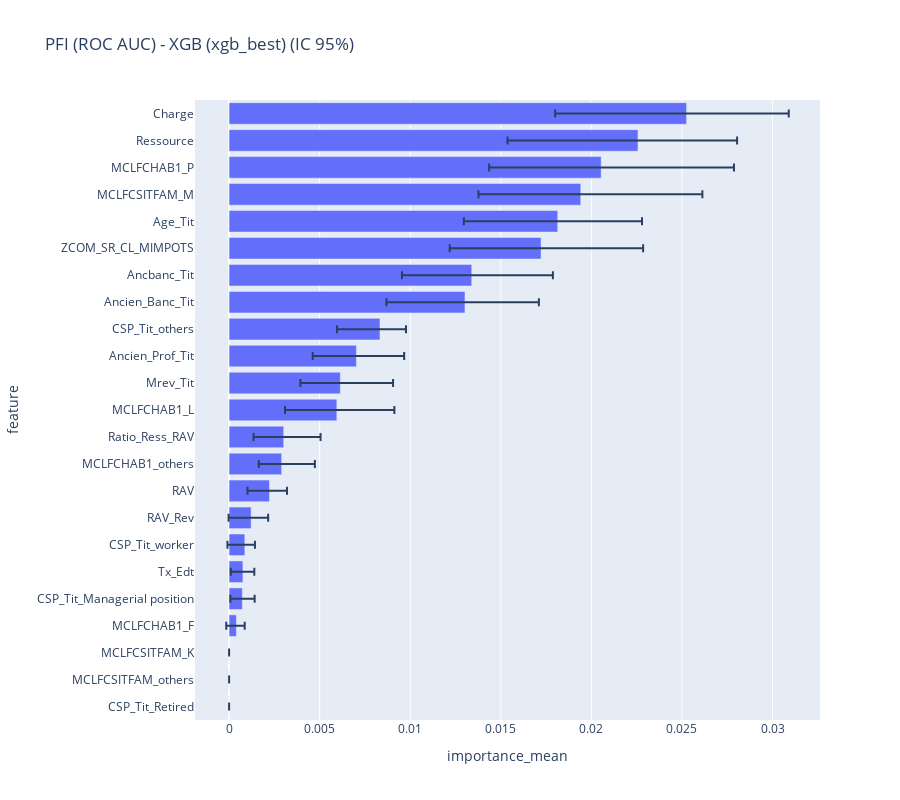

This figure's notebook cell:
### Markdown cell above
### PFI Train

### Code cell
X_pfi, y_pfi = X_train, y_train

pfi_xgb = permutation_importance(
    xgb_best,
    X_pfi,
    y_pfi,
    n_repeats=40,
    scoring="roc_auc",
    random_state=42,
    n_jobs=-1
)

q025 = np.quantile(pfi_xgb.importances, 0.025, axis=1)
q975 = np.quantile(pfi_xgb.importances, 0.975, axis=1)

pfi_xgb_df = (
    pd.DataFrame({
        "feature": X_pfi.columns,
        "importance_mean": pfi_xgb.importances_mean,
        "importance_std": pfi_xgb.importances_std,
        "q025": q025,
        "q975": q975
    })
    .sort_values("importance_mean", ascending=False)
    .reset_index(drop=True)
)

pfi_xgb_df["err_plus"] = (pfi_xgb_df["q975"] - pfi_xgb_df["importance_mean"]).clip(lower=0)
pfi_xgb_df["err_minus"] = (pfi_xgb_df["importance_mean"] - pfi_xgb_df["q025"]).clip(lower=0)

print("Permutation Feature Importance ((xgb_best), avec IC 95%) :")
display(pfi_xgb_df.round(6))

# Graphique
fig = px.bar(
    pfi_xgb_df,
    x="importance_mean",
    y="feature",
    error_x="err_plus",
    error_x_minus="err_minus",
    orientation="h",
    title="PFI (ROC AUC) - XGB (xgb_best) (IC 95%)",
    height=800
)
fig.update_layout(yaxis=dict(autorange="reversed"), xaxis_title="importance_mean")
fig.show()

### Figure 1 — Plotly figure (JSON) as saved in the notebook; plotly's stock layout.template omitted (floating-point values rounded to 4 significant figures)
{"data": [{"error_x": {"array": [0.00564, 0.005472, 0.007333, 0.006715, 0.004652, 0.005635, 0.004479, 0.00408, 0.001436, 0.002636, 0.002912, 0.003173, 0.002033, 0.001835, 0.0009664, 0.0009416, 0.0005574, 0.0006297, 0.0006784, 0.0004613, 0.0, 0.0, 0.0], "arrayminus": [0.007252, 0.0072, 0.006182, 0.005647, 0.005182, 0.005043, 0.003853, 0.004337, 0.002369, 0.002411, 0.002203, 0.002862, 0.001665, 0.001263, 0.001212, 0.001242, 0.0009604, 0.0006659, 0.0006609, 0.0005579, 0.0, 0.0, 0.0]}, "hovertemplate": "importance_mean=%{x}<br>feature=%{y}<extra></extra>", "legendgroup": "", "marker": {"color": "#636efa", "pattern": {"shape": ""}}, "name": "", "orientation": "h", "showlegend": false, "textposition": "auto", "type": "bar", "x": [0.02525, 0.02257, 0.02054, 0.01941, 0.01814, 0.01722, 0.0134, 0.01302, 0.008328, 0.007028, 0.00614, 0.005949, 0.003015, 0.0029, 0.00223, 0.001216, 0.0008698, 0.0007626, 0.0007312, 0.0004011, 0.0, 0.0, 0.0], "xaxis": "x", "y": ["Charge", "Ressource", "MCLFCHAB1_P", "MCLFCSITFAM_M", "Age_Tit", "ZCOM_SR_CL_MIMPOTS", "Ancbanc_Tit", "Ancien_Banc_Tit", "CSP_Tit_others", "Ancien_Prof_Tit", "Mrev_Tit", "MCLFCHAB1_L", "Ratio_Ress_RAV", "MCLFCHAB1_others", "RAV", "RAV_Rev", "CSP_Tit_worker", "Tx_Edt", "CSP_Tit_Managerial position", "MCLFCHAB1_F", "MCLFCSITFAM_K", "MCLFCSITFAM_others", "CSP_Tit_Retired"], "yaxis": "y"}], "layout": {"barmode": "relative", "height": 800, "legend": {"tracegroupgap": 0}, "title": {"text": "PFI (ROC AUC) - XGB (xgb_best) (IC 95%)"}, "xaxis": {"anchor": "y", "domain": [0, 1], "title": {"text": "importance_mean"}}, "yaxis": {"anchor": "x", "autorange": "reversed", "domain": [0, 1], "title": {"text": "feature"}}}}
